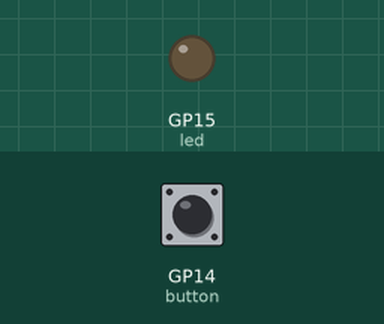
A program run on a simulated Raspberry Pi Pico running MicroPython. Parts: output pins drawn as LEDs (lit = HIGH). The inputs (shaded band) are chosen by the test bench; at power-on: GP14 (button) HIGH.

Above: at 1.2 s.
1.3 s: GP14 (button) pulled LOW for 0.15 s
At 1.4 s:
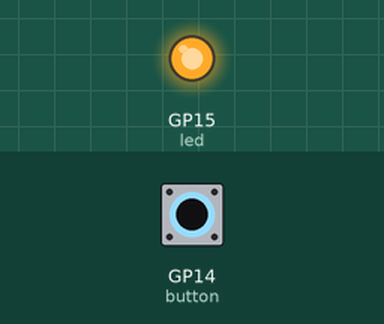
2.9 s: GP14 (button) pulled LOW for 3.2 s
At 7.4 s:
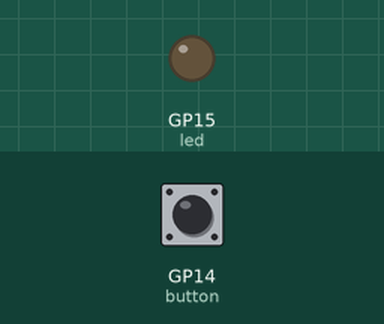
Timing chart, 0 to 8.9 s (numbered marks = the images above; inputs shaded):
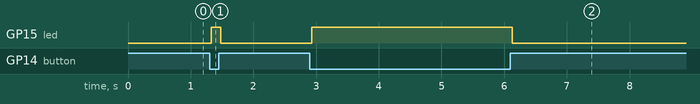

The program:

main.py
```python
import uasyncio as asyncio
from machine import Pin

button = Pin(14, Pin.IN, Pin.PULL_UP)
led = Pin(15, Pin.OUT)

async def monitor_button():
    last = button.value()
    while True:
        current = button.value()
        if current != last:
            await asyncio.sleep_ms(30)
            current = button.value()
            if current != last:
                last = current
                led.value(0 if current else 1)
        await asyncio.sleep_ms(10)

asyncio.run(monitor_button())
```

Measured:
- after the input at 1.3 s, GP15 (led): LOW → HIGH at once, → LOW 0.15 s later
- after the input at 2.9 s, GP15 (led): LOW → HIGH at once, → LOW 3.2 s later
